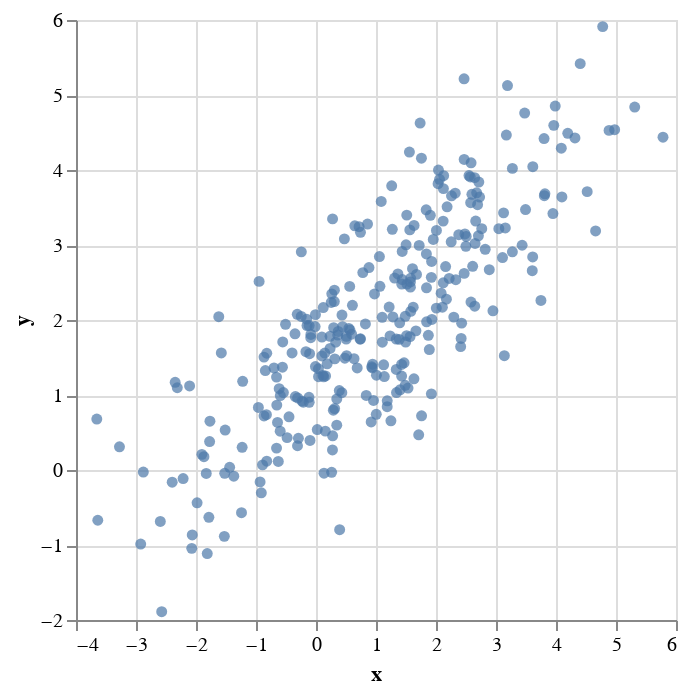

This figure's notebook cell:
### Code cell
μ = [1.0,2.0]
Σ = [3.0 2.0;
     2.0 2.0]
d = Distributions.MultivariateNormal(μ,Σ)
samples = rand(d,300)';
QuickVega.scatterplot(samples)

### Figure 1 — Vega-Lite specification as saved in the notebook (floating-point values rounded to 4 significant figures; data arrays with more than 128 entries replaced by an {"elided": "..."} marker saying what was removed)
{"data": {"values": {"elided": "300 records"}}, "encoding": {"x": {"field": "x", "type": "quantitative"}, "y": {"field": "y", "type": "quantitative"}}, "mark": "circle"}
